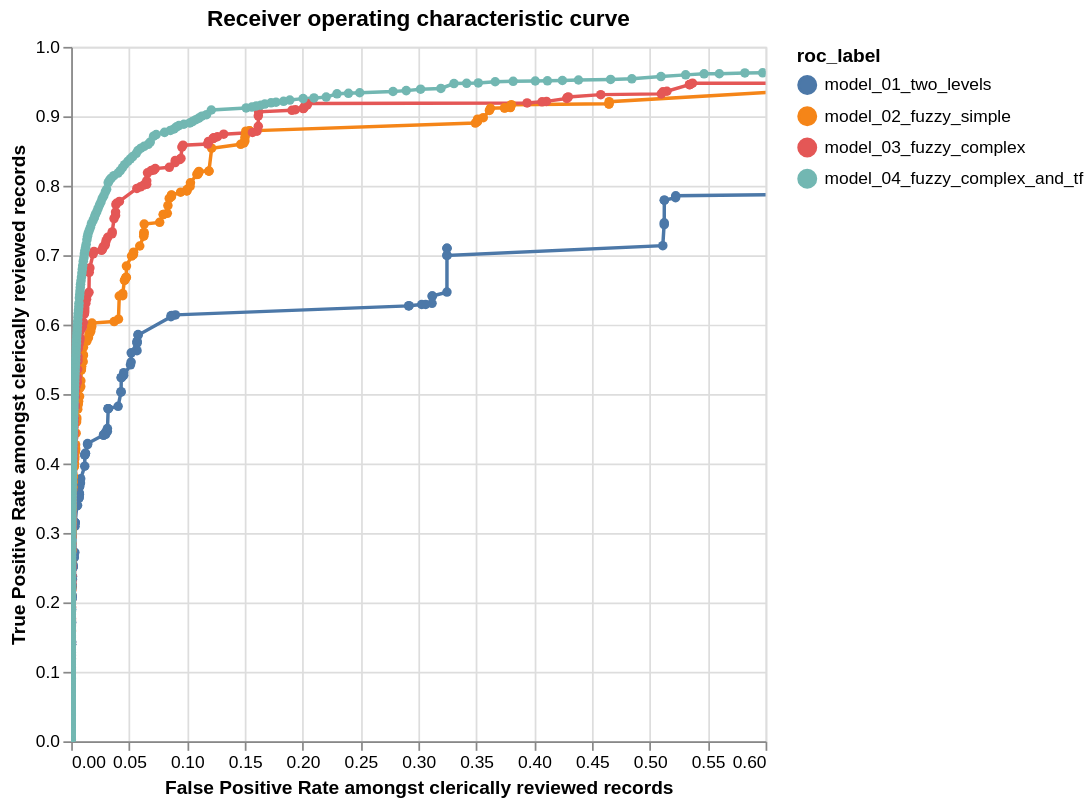

Write the Vega-Lite specification saved for this chart.
### Vega-Lite specification from a JSON file in a GitHub repository (floating-point values rounded to 4 significant figures; data arrays with more than 128 entries replaced by an {"elided": "..."} marker saying what was removed)
{"config": {"view": {"continuousWidth": 400, "continuousHeight": 300}}, "data": {"values": {"elided": "1219 records"}, "name": "data-fadd0e93e9546856cbc745a99e65285d"}, "mark": {"type": "line", "clip": true, "point": true}, "encoding": {"color": {"type": "nominal", "field": "roc_label"}, "tooltip": [{"type": "quantitative", "field": "truth_threshold"}, {"type": "quantitative", "field": "FP_rate"}, {"type": "quantitative", "field": "TP_rate"}, {"type": "quantitative", "field": "TP"}, {"type": "quantitative", "field": "TN"}, {"type": "quantitative", "field": "FP"}, {"type": "quantitative", "field": "FN"}, {"type": "quantitative", "field": "precision"}, {"type": "quantitative", "field": "recall"}], "x": {"type": "quantitative", "field": "FP_rate", "scale": {"domain": [0, 0.6]}, "sort": ["truth_threshold"], "title": "False Positive Rate amongst clerically reviewed records"}, "y": {"type": "quantitative", "field": "TP_rate", "sort": ["truth_threshold"], "title": "True Positive Rate amongst clerically reviewed records"}}, "height": 400, "selection": {"selector076": {"type": "interval", "bind": "scales", "encodings": ["x"]}}, "title": "Receiver operating characteristic curve", "width": 400, "$schema": "https://vega.github.io/schema/vega-lite/v4.8.1.json"}
